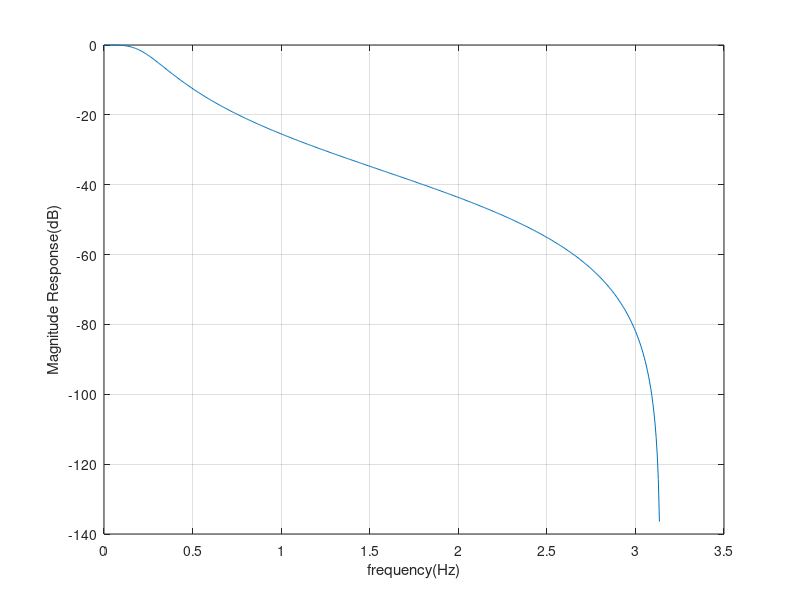

The MATLAB script that drew this image: (Note: this script raises an error after producing the figure.)
clc;
close all;
clear all;
fs=1e4;
t=0:1/fs/5;
sw=sin(2*pi*262.62*t); %original signal
n=0.1*randn(size(sw)); %noisy signal
swn=sw+n;

%create a butterworth filter of order 2 with fc=400 hz
N=2;
FN=fs/2; %normalized freq
fc=150;
Fc=fc/FN; %normalized cutoff freq ( normalized cutoff freq always in the interval 0<f<1)
[b a]=butter(2,400/(fs/2));
figure(1)
w=linspace(0,FN/fc,400); %plot the reponse of filter
[h,f]=freqz(b,a);
plot(f,20*log10(abs(h))),grid

ylabel('Magnitude Response(dB)')
xlabel('frequency(Hz)')
 
%create a filter with filter
y1=filter(b,a,swn);
figure(2),
subplot('311')
plot(t,sw),axis([0 0.04 -1.1 1.1]), title('Original signal')
soundsc(sw,1e4)

subplot('312')
plot(t,swn),axis([0 0.04 -1.1 1.1]), title('Noisy signal')
soundsc(swn,1e4)

subplot('313')
plot(t,y1),axis([0 0.04 -1.1 1.1]), title('Using filter')
soundsc(y1,1e4)

y2=filtfilt(b,a,swn);
figure(3),
subplot('311')
plot(t,sw),axis([0 0.04 -1.1 1.1]), title('Original signal')
soundsc(sw,1e4)

subplot('312')
plot(t,swn),axis([0 0.04 -1.1 1.1]), title('Noisy signal')
soundsc(swn,1e4)

subplot('313')
plot(t,y2),axis([0 0.04 -1.1 1.1]), title('Using filtfilt(zero- phase filter)')
soundsc(y2,1e4)

[bz1,az1]=impinvar(b,a,fs);
y3=filter(bz1,az1,swn);
figure(4),
subplot('311')
plot(t,sw),axis([0 0.04 -1.1 1.1]), title('Original signal')
soundsc(sw,1e4)

subplot('312')
plot(t,swn),axis([0 0.04 -1.1 1.1]), title('Noisy signal')
soundsc(swn,1e4)

subplot('313')
plot(t,y3),axis([0 0.04 -1.1 1.1]), title('Using filter(impulse invariant)')
soundsc(y3,1e4)

%bilinear method
[bz2,az2]=bilinear(b,a,fs);
y4=filter(bz2,az2,swn);
figure(5),
subplot('311')
plot(t,sw),axis([0 0.04 -1.1 1.1]), title('Original signal')
soundsc(sw,1e4)

subplot('312')
plot(t,swn),axis([0 0.04 -1.1 1.1]), title('Noisy signal')
soundsc(swn,1e4)

subplot('313')
plot(t,y4),axis([0 0.04 -1.1 1.1]), title('Using filter(bilinear)')
soundsc(y4,1e4)

%implements the overlap-add method for Fir filters

y5=fftfilt(b,swn);
figure(6),
subplot('311')
plot(t,sw),axis([0 0.04 -1.1 1.1]), title('Original signal')
soundsc(sw,1e4)

subplot('312')
plot(t,swn),axis([0 0.04 -1.1 1.1]), title('Noisy signal')
soundsc(swn,1e4)

subplot('313')
plot(t,y5),axis([0 0.04 -1.1 1.1]), title('Filter (Overlap-add)')
soundsc(y5,1e4)




